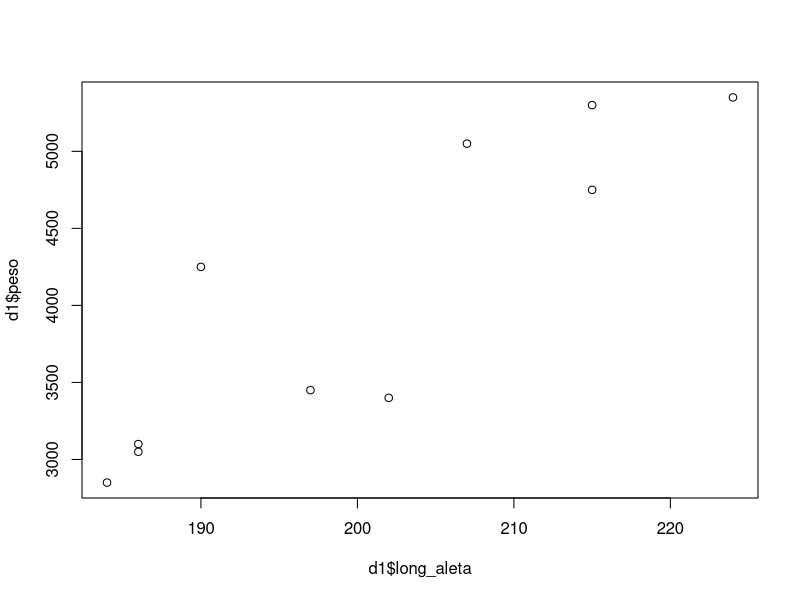

Source code (R):
## ---- chunk 1
## se leen los datos
d = read.csv("datos/pinguinos.csv", sep = ";")
# por simplicidad se utilizan solo 10 datos seleccionados de manera aleatoria
set.seed(99)
pos = runif(10, min = 1, max = nrow(d))
# se seleccionan los 10 observaciones de la variable respuesta y el regresor
d1 = d[pos,c("peso","long_aleta")]
# gráfico de dispersion
plot(d1$long_aleta, d1$peso)
## ---- chunk 2
# se calcula la distancia y se guarda en d1
d1$dist = abs(d1$long_aleta - 210)
# se ordenan todas las observaciones de d1 en funcion de dist
(orden1 = sort(d1$dist, index.return = T))
## ---- chunk 3
(d1s = d1[orden1$ix,])
## ---- chunk 4
knn_dist = function(x,y){
  # funcion que calcula la distancia euclidea entre los vectores x e y
  dist = sqrt(sum((x-y)^2))
  return(dist)
}
## ---- chunk 5
# se seleccionan los regresores correspondientes
d2 = d[pos,c("peso","long_pico","prof_pico","long_aleta")]
# regresor a predecir
xp2 = c(40,18,210)
# se calculan las distancias
d2$dist = 0
for (ii in 1:10){
  xii = d2[ii,2:4]
  d2$dist[ii] = knn_dist(xii,xp2)
}
## ---- chunk 6
orden2 = sort(d2$dist, index.return = T)
(d2s = d2[orden2$ix,])
## ---- chunk 7
knn_normaliza  = function(x, min_x = min(x), max_x = max(x)){
  # knn_normaliza(x,min_x,max_x): se normaliza x utilizando min_x y max_x
  # knn_normaliza(x): se normaliza x utilizando el min y el max de x
  x1 = (x - min_x)/(max_x - min_x)
  return(x1)
}
## ---- chunk 8
# se crea la base de datos
d3 = d[pos,c("peso","long_pico","prof_pico","long_aleta")]
# se incluyen los regresores normalizados
d3$long_pico1 = knn_normaliza(d3$long_pico)
d3$prof_pico1 = knn_normaliza(d3$prof_pico)
d3$long_aleta1 = knn_normaliza(d3$long_aleta)
## ---- chunk 9
xp3 = c(0,0,0)
xp3[1] = knn_normaliza(40, min(d3$long_pico),max(d3$long_pico))
xp3[2] = knn_normaliza(18, min(d3$prof_pico), max(d3$prof_pico))
xp3[3] = knn_normaliza(210, min(d3$long_aleta), max(d3$long_aleta))
xp3
## ---- chunk 10
d3$dist = 0
for (ii in 1:10){
  xii = d3[ii,5:7]
  d3$dist[ii] = knn_dist(xii,xp3)
}
orden3 = sort(d3$dist, index.return = T)
(d3s = d3[orden3$ix,])
## ---- chunk 11
# se crea el dato a predecir. Los valores corresponden a:
# long_pico, prof_pico, long_aleta, Adelie1, Chinstrap1, Gentoo1
(xp4 = c(xp3,0,0,1))
## ---- chunk 12
# tomamos las variables que ya están normalizadas
d4 = d3[,c("peso","long_pico1","prof_pico1","long_aleta1")]
# y se añade el factor especie
d4$especie = factor(d$especie[pos])
## ---- chunk 13
# se añaden las variables auxiliares:
d4$Adelie1 = ifelse(d4$especie == "Adelie", 1,0)
d4$Chinstrap1 = ifelse(d4$especie == "Chinstrap", 1,0)
d4$Gentoo1 = ifelse(d4$especie == "Gentoo", 1,0)
## ---- chunk 14
d4$dist = 0
for (ii in 1:10){
  xii = d4[ii,c(2,3,4,6,7,8)]
  d4$dist[ii] = knn_dist(xii,xp4)
}
orden4 = sort(d4$dist, index.return = T)
(d4s = d4[orden4$ix,])
## ---- chunk 15
# se crea el dato a predecir:
(xp5 = c(xp3,0,0))
## ---- chunk 16
# Se crea la base de datos:
d5 = d4[,c("peso","long_pico1","prof_pico1","long_aleta1","Adelie1","Chinstrap1")]
## ---- chunk 17
# Se calculan las distancias y se ordena:
d5$dist = 0
for (ii in 1:10){
  xii = d5[ii,c(2:6)]
  d5$dist[ii] = knn_dist(xii,xp5)
}
orden5 = sort(d5$dist, index.return = T)
(d5s = d5[orden5$ix,])
